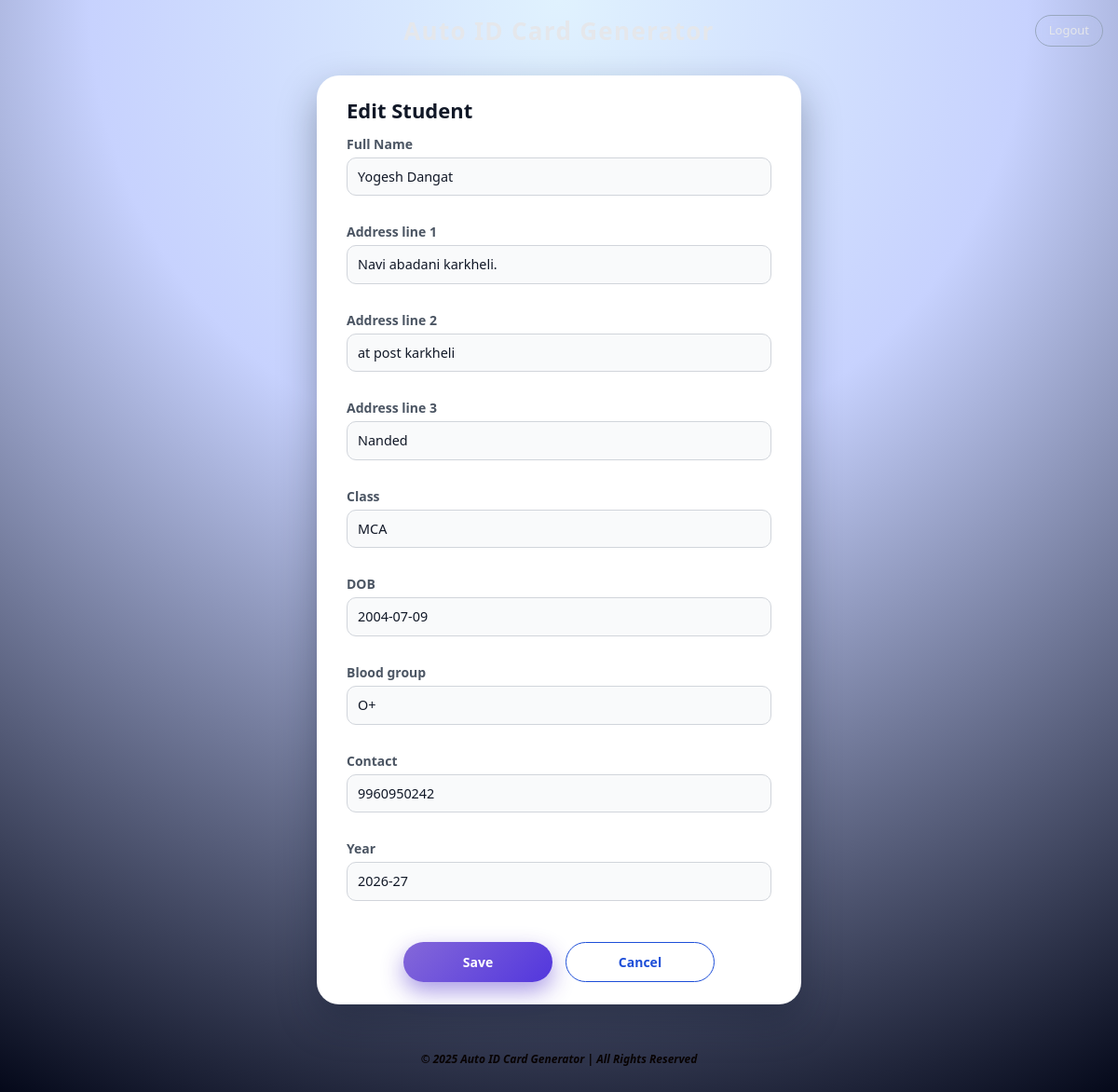
Screenshot of /students/7/edit (signed in) with the database file from the repository.
### database.py (models this page shows)
class Student(db.Model):
    __tablename__ = "students"
    id = db.Column(db.Integer, primary_key=True)
    student_code = db.Column(db.String(50), unique=True, nullable=False)  # roll / id
    full_name = db.Column(db.String(150), nullable=False)
    class_name = db.Column(db.String(80))
    year_text = db.Column(db.String(30))
    dob = db.Column(db.String(20))
    contact_no = db.Column(db.String(20))
    blood_group = db.Column(db.String(5))
    address_line1 = db.Column(db.String(200))
    address_line2 = db.Column(db.String(200))
    address_line3 = db.Column(db.String(200))
    photo_path = db.Column(db.String(255))  # static/uploads/photos/...

### app.py (the view, shortened to what this page needs)
    @app.route("/students/<int:student_id>/edit", methods=["GET", "POST"])
    @login_required
    def edit_student(student_id):
        student = Student.query.get_or_404(student_id)
        return render_template("edit_student.html", student=student)

### app.py (called while the page is built)
def login_required(view_func):
    from functools import wraps
    @wraps(view_func)
    def wrapper(*args, **kwargs):
        if not session.get("is_admin"):
            return redirect(url_for("login"))
        return view_func(*args, **kwargs)
    return wrapper

### templates/edit_student.html
{% extends "base.html" %}
{% block content %}
<section class="panel panel-centered" style="max-width:520px;">
  <h2>Edit Student</h2>
  <form method="post" class="upload-form">
    <div class="field-group">
      <label>Full Name</label>
      <input type="text" name="full_name" value="{{ student.full_name }}" required>
    </div>
    <div class="field-group">
      <label>Address line 1</label>
      <input type="text" name="address_line1" value="{{ student.address_line1 }}" required>
    </div>
    <div class="field-group">
      <label>Address line 2</label>
      <input type="text" name="address_line2" value="{{ student.address_line2 }}">
    </div>
    <div class="field-group">
      <label>Address line 3</label>
      <input type="text" name="address_line3" value="{{ student.address_line3 }}">
    </div>
    <div class="field-group">
      <label>Class</label>
      <input type="text" name="class_name" value="{{ student.class_name }}" required>
    </div>
    <div class="field-group">
      <label>DOB</label>
      <input type="text" name="dob" value="{{ student.dob }}" required>
    </div>
    <div class="field-group">
      <label>Blood group</label>
      <input type="text" name="blood_group" value="{{ student.blood_group }}">
    </div>
    <div class="field-group">
      <label>Contact</label>
      <input type="text" name="contact_no" value="{{ student.contact_no }}" required>
    </div>
    <div class="field-group">
      <label>Year</label>
      <input type="text" name="year_text" value="{{ student.year_text }}" required>
    </div>
    <div class="button-row">
      <button type="submit" class="btn-primary">
        Save
      </button>
      <a href="{{ url_for('students_list') }}" class="btn-secondary">
        Cancel
      </a>
    </div>
  </form>
</section>
{% endblock %}

### static/css/styles.css (style rules this page uses)
*, *::before, *::after { box-sizing: border-box; margin: 0; padding: 0; }
html, body { height: 100%; }
body { margin: 0; font-family: system-ui, -apple-system, BlinkMacSystemFont, "Inter", "Poppins", "Roboto", "Segoe UI", sans-serif; background: radial-gradient(circle at top, #e0f2fe 0, #c7d2fe 38%, #020617 100%); color: #0f172a; -webkit-font-smoothing: antialiased; }
.panel, .panel-centered { background: #ffffff; color: #0f172a; border-radius: 24px; padding: 24px 32px; box-shadow: 0 18px 40px rgba(15, 23, 42, 0.35); max-width: 1100px; width: 100%; margin: 24px auto 40px; box-sizing: border-box; }
.panel-centered { text-align: left; }
.panel h2, .panel-centered h2 { margin: 0 0 12px; font-size: 22px; font-weight: 700; color: #111827; }
.field-group { text-align: left; display: flex; flex-direction: column; gap: 4px; margin-bottom: 12px; }
.field-group label { font-weight: 600; font-size: 14px; color: #4b5563; }
.field-group input, .field-group select, .field-group textarea { width: 100%; padding: 9px 11px; border-radius: 10px; border: 1px solid #d1d5db; font-size: 0.9rem; color: #111827; background: #f9fafb; transition: border-color 0.15s ease, box-shadow 0.15s ease, background-color 0.15s ease; }
.upload-form { display: flex; flex-direction: column; gap: 16px; }
.btn-primary, .btn-secondary { display: inline-flex; align-items: center; justify-content: center; padding: 10px 24px; border-radius: 999px; border: none; cursor: pointer; font-weight: 600; font-size: 14px; text-decoration: none; min-width: 160px; text-align: center; gap: 6px; transition: background 0.2s ease, color 0.2s ease, transform 0.1s ease, box-shadow 0.2s ease; box-sizing: border-box; }
.btn-primary { background: linear-gradient(135deg, #3a0dc29f, hsl(250, 71%, 54%)); color: #ffffff; box-shadow: 0 10px 24px rgba(67, 34, 199, 0.45); }
.btn-secondary { background: #ffffff; color: #1d4ed8; border: 1px solid #1d4ed8; }
.button-row { display: flex; justify-content: center; gap: 14px; margin-top: 16px; flex-wrap: wrap; }

### rows the page displays
Student: full_name "Yogesh Dangat", address_line1 "Navi abadani karkheli.", address_line2 "at post karkheli", address_line3 "Nanded", class_name "MCA", dob "2004-07-09", blood_group "O+", contact_no "9960950242", year_text "2026-27"
